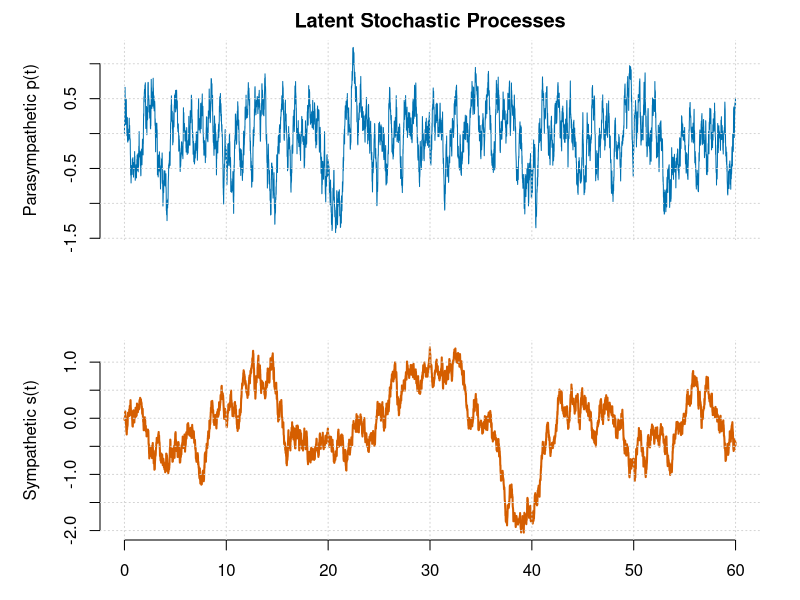
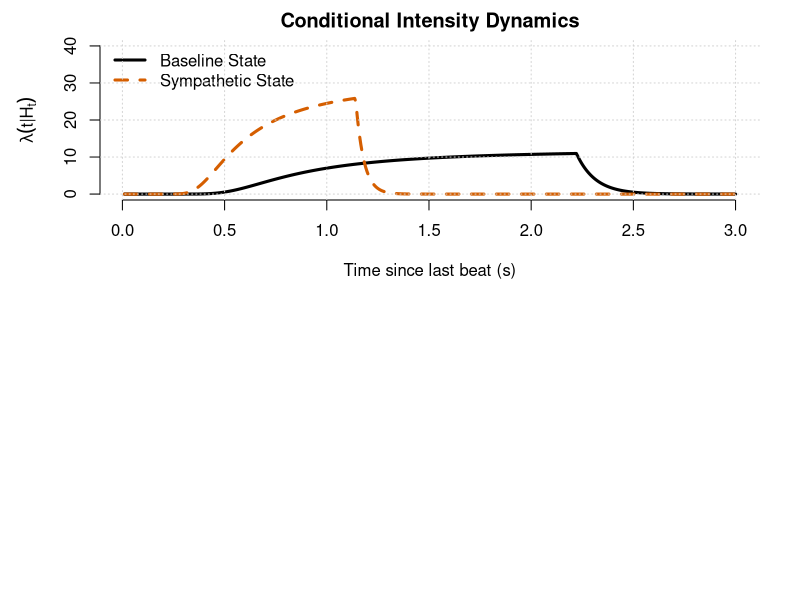
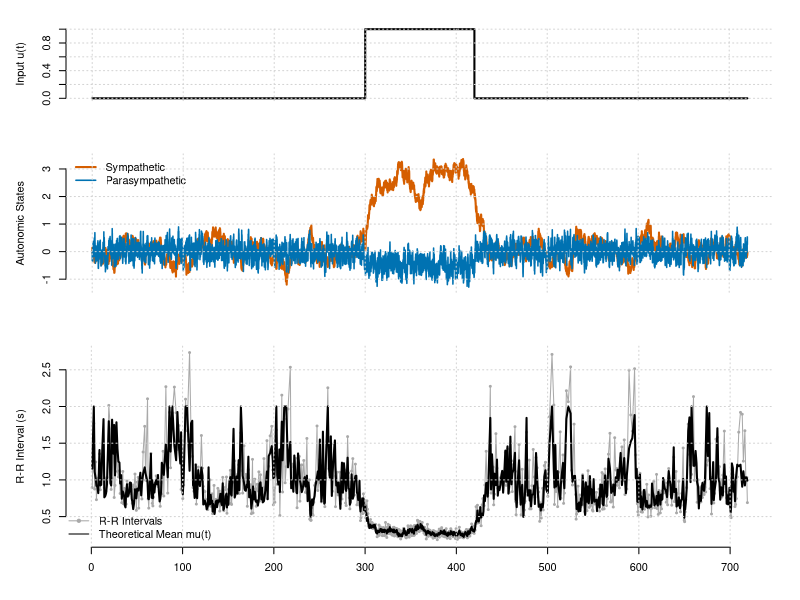

These charts were generated, in order, by the following R code:
## ---- chunk 1
#| label: fig-latent-sde
#| fig-cap: "Trajectory of Latent Autonomic States. The blue trace (Parasympathetic) exhibits high-frequency variability due to its fast decay rate, while the red trace (Sympathetic) shows smoother, low-frequency trends. This frequency separation is intrinsic to the SDE formulation."

sim_latent_sde <- function(duration = 60, dt = 0.01) {
  n_steps <- duration / dt
  times <- seq(0, duration, length.out = n_steps)
  
  # Parameters defining the timescales
  a_p <- 2.5   # Fast vagal decay
  a_s <- 0.2   # Slow sympathetic decay
  sigma_p <- 1.0
  sigma_s <- 0.5
  
  # Initialization
  p <- numeric(n_steps)
  s <- numeric(n_steps)
  
  set.seed(42)
  # Euler-Maruyama Integration
  for(i in 1:(n_steps-1)) {
    # Generate Wiener increments
    dw_p <- rnorm(1, sd = sqrt(dt))
    dw_s <- rnorm(1, sd = sqrt(dt))
    
    # Update equations (uncoupled for clear visualization of timescales)
    dp <- -a_p * p[i] * dt + sigma_p * dw_p
    ds <- -a_s * s[i] * dt + sigma_s * dw_s
    
    p[i+1] <- p[i] + dp
    s[i+1] <- s[i] + ds
  }

  # Visualization
  par(mfrow = c(2, 1), mar = c(3, 5, 2, 2))
  plot(times, p, type = 'l', col = "#0072B2", lwd = 1,
       ylab = "Parasympathetic p(t)", xaxt = 'n', frame.plot = FALSE,
       main = "Latent Stochastic Processes")
  grid(col = "lightgray")
  
  plot(times, s, type = 'l', col = "#D55E00", lwd = 2,
       ylab = "Sympathetic s(t)", xlab = "Time (s)", frame.plot = FALSE)
  grid(col = "lightgray")
}

sim_latent_sde()

## ---- chunk 2
#| label: fig-hazard-function
#| fig-cap: "The Inverse Gaussian Hazard Function. The solid line represents the conditional intensity under baseline conditions. The dashed line shows the effect of sympathetic activation, which shortens the mean interval mu(t) and shifts the steep rising phase of the intensity to the left, increasing the probability of an earlier beat."

plot_ig_hazard <- function() {
  # Define time axis (time since last beat)
  tau <- seq(0.01, 3.0, length.out = 500)
  
  # Helper to compute Hazard
  calc_hazard <- function(tau_vec, mu_val, lambda_scale) {
    pdf_val <- numeric(length(tau_vec))
    cdf_val <- numeric(length(tau_vec))
    
    # Calculate PDF and CDF for Inverse Gaussian
    for(i in seq_along(tau_vec)) {
      t <- tau_vec[i]
      # PDF
      term1 <- sqrt(lambda_scale / (2 * pi * t^3))
      term2 <- exp(-lambda_scale * (t - mu_val)^2 / (2 * mu_val^2 * t))
      pdf_val[i] <- term1 * term2
      
      # CDF
      z1 <- sqrt(lambda_scale/t) * (t/mu_val - 1)
      z2 <- -sqrt(lambda_scale/t) * (t/mu_val + 1)
      cdf_val[i] <- pnorm(z1) + exp(2*lambda_scale/mu_val) * pnorm(z2)
    }
    
    # Hazard = PDF / Survival
    survival <- 1 - cdf_val
    survival[survival < 1e-6] <- 1e-6 # Numerical floor
    return(pdf_val / survival)
  }
  
  # Scenario 1: Baseline (Mean Interval = 0.8s, approx 75 BPM)
  h_base <- calc_hazard(tau, mu_val = 0.8, lambda_scale = 15)
  
  # Scenario 2: Sympathetic Activation (Mean Interval = 0.5s, 120 BPM)
  h_sym <- calc_hazard(tau, mu_val = 0.5, lambda_scale = 15)
  
  par(mar = c(5, 5, 2, 2))
  plot(tau, h_base, type = 'l', lwd = 3, col = "black", ylim = c(0, 40),
       xlab = "Time since last beat (s)", ylab = expression(lambda(t * "|" * H[t])),
       main = "Conditional Intensity Dynamics", frame.plot = FALSE)
  lines(tau, h_sym, lwd = 3, col = "#D55E00", lty = 2)
  
  legend("topleft", legend = c("Baseline State", "Sympathetic State"),
         col = c("black", "#D55E00"), lty = c(1, 2), lwd = 3, bty = "n")
  grid(col = "lightgray")
}

plot_ig_hazard()

## ---- chunk 3
#| label: full-simulation-code

#' Simulate SDE-Driven Inverse Gaussian Point Process
#'
#' @param duration Total simulation time (s)
#' @param dt Integration time step (s)
#' @param params List of model parameters
#' @param input_fn Function u(t) for exogenous input
sim_sde_ig_process <- function(duration, dt, params, input_fn) {
  
  n_steps <- ceiling(duration / dt)
  time_grid <- seq(0, by = dt, length.out = n_steps)
  
  # State Vectors
  p <- numeric(n_steps)
  s <- numeric(n_steps)
  lambda <- numeric(n_steps)
  mu_vec <- numeric(n_steps)
  
  # Event Storage
  spikes <- numeric(0)
  last_spike_t <- -1.0 # Initialize before start
  
  # Pre-compute noise for efficiency
  dW_p <- rnorm(n_steps, 0, sqrt(dt))
  dW_s <- rnorm(n_steps, 0, sqrt(dt))
  
  # Parameter Unpacking
  a_p <- params$a_p; a_s <- params$a_s
  b_ps <- params$b_ps; b_sp <- params$b_sp
  c_p <- params$c_p; c_s <- params$c_s
  sig_p <- params$sig_p; sig_s <- params$sig_s
  
  rho_0 <- params$rho_0
  k_sym <- params$k_sym
  k_par <- params$k_par
  lambda_scale <- params$lambda_scale
  
  for(i in 1:(n_steps-1)) {
    t <- time_grid[i]
    
    # 1. Evaluate Input
    u_val <- input_fn(t)
    
    # 2. Update SDE States (Euler-Maruyama)
    # p(t+dt) = p(t) + (-a_p*p + b_ps*s + c_p*u)*dt + sig*dW
    dp <- (-a_p * p[i] + b_ps * s[i] + c_p * u_val) * dt + sig_p * dW_p[i]
    ds <- (-a_s * s[i] + b_sp * p[i] + c_s * u_val) * dt + sig_s * dW_s[i]
    
    p[i+1] <- p[i] + dp
    s[i+1] <- s[i] + ds
    
    # 3. Map to Mean Interval mu(t)
    # Rate rho(t) = Base + Sym - Par
    current_rate <- rho_0 + k_sym * s[i+1] - k_par * p[i+1]
    # Safety: Rate must be positive
    if(current_rate < 0.5) current_rate <- 0.5
    
    current_mu <- 1 / current_rate
    mu_vec[i+1] <- current_mu
    
    # 4. Calculate Conditional Intensity (Hazard)
    tau <- t - last_spike_t
    
    # Safety: Avoid singularity at tau=0
    if (tau < 1e-3) {
      lambda_val <- 0
    } else {
      # Inverse Gaussian PDF
      term1 <- sqrt(lambda_scale / (2 * pi * tau^3))
      term2 <- exp(-lambda_scale * (tau - current_mu)^2 / (2 * current_mu^2 * tau))
      pdf_val <- term1 * term2
      
      # Inverse Gaussian CDF
      z1 <- sqrt(lambda_scale/tau) * (tau/current_mu - 1)
      z2 <- -sqrt(lambda_scale/tau) * (tau/current_mu + 1)
      cdf_val <- pnorm(z1) + exp(2 * lambda_scale / current_mu) * pnorm(z2)
      
      survival <- 1 - cdf_val
      if(survival < 1e-8) survival <- 1e-8
      
      lambda_val <- pdf_val / survival
    }
    
    lambda[i+1] <- lambda_val
    
    # 5. Event Generation (Bernoulli)
    prob_fire <- lambda_val * dt
    # Safety: Probability cannot exceed 1
    if(prob_fire > 1) prob_fire <- 1
    
    if(runif(1) < prob_fire) {
      spikes <- c(spikes, t)
      last_spike_t <- t
    }
  }
  
  return(list(time = time_grid, p = p, s = s, mu = mu_vec, spikes = spikes))
}

## ---- chunk 4
#| label: fig-results
#| fig-cap: "Simulation of Autonomic Response to Stress. Top: The exogenous input u(t) (black) drives the system. Middle: The autonomic states diverge; Sympathetic (red) rises slowly, Parasympathetic (blue) is suppressed. Bottom: The resulting tachogram (R-R intervals). Note the immediate shortening of intervals at onset and the gradual recovery at offset, driven by the SDE dynamics."
#| fig-height: 8

# Define Input: Stress ON between t=300 and t=420
input_boxcar <- function(t) {
  if(t >= 300 && t <= 420) return(1) else return(0)
}

# Parameter Set
params <- list(
  a_p = 2.0, b_ps = 0.0, c_p = -1.0, sig_p = 0.5, # Vagal Withdrawal
  a_s = 0.2, b_sp = 0.0, c_s = 0.5,  sig_s = 0.2, # Sympathetic Activation
  rho_0 = 1.0,  # 60 BPM baseline
  k_sym = 0.8,
  k_par = 0.8,
  lambda_scale = 20
)

# Run Simulation
set.seed(2026)
res <- sim_sde_ig_process(duration = 720, dt = 0.005, params, input_boxcar)

# Visualization
layout(matrix(c(1, 2, 3), 3, 1, byrow=TRUE), heights=c(1, 1.5, 2))
par(mar = c(2, 5, 2, 2), oma = c(2,0,0,0))

# 1. Input
plot(res$time, sapply(res$time, input_boxcar), type='l', lwd=2, 
     ylab="Input u(t)", xaxt='n', frame.plot=FALSE)
grid(col="lightgray")

# 2. States
plot(res$time, res$s, type='l', col="#D55E00", lwd=2, ylim=range(c(res$s, res$p)),
     ylab="Autonomic States", xaxt='n', frame.plot=FALSE)
lines(res$time, res$p, col="#0072B2", lwd=1.5)
legend("topleft", legend=c("Sympathetic", "Parasympathetic"), 
       col=c("#D55E00", "#0072B2"), lwd=c(2, 1.5), bty="n")
grid(col="lightgray")

# 3. Tachogram (RR Intervals)
rr_intervals <- diff(res$spikes)
beat_times <- res$spikes[-1]
plot(beat_times, rr_intervals, type='o', pch=20, cex=0.6, col="darkgrey",
     ylab="R-R Interval (s)", xlab="Time (s)", frame.plot=FALSE)
# Overlay the theoretical mean mu(t) sampled at beat times
# We find the index in time_grid closest to each beat time
mu_at_beats <- approx(res$time, res$mu, xout = beat_times)$y
lines(beat_times, mu_at_beats, col="black", lwd=2)
legend("bottomleft", legend=c("R-R Intervals", "Theoretical Mean mu(t)"),
       col=c("darkgrey", "black"), pch=c(20, NA), lty=c(1, 1), bty="n")
grid(col="lightgray")

